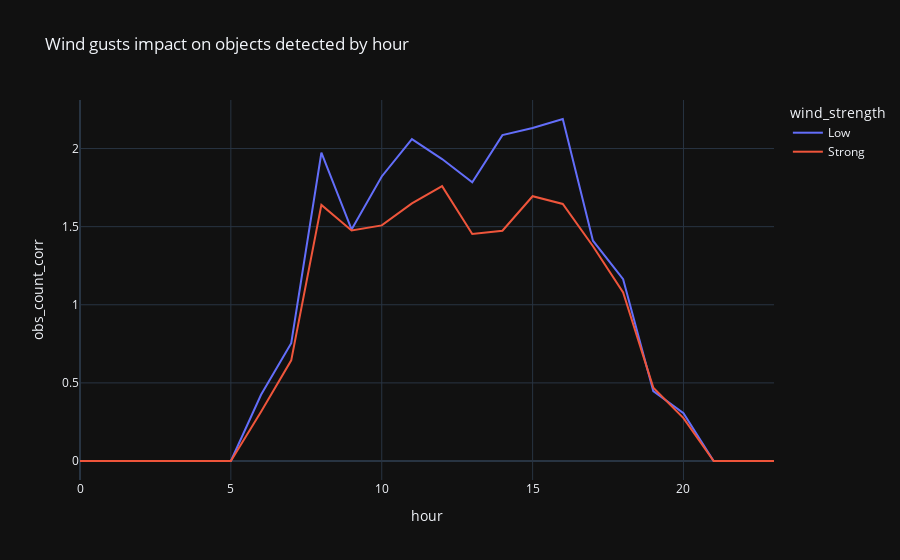

The code cell stored with this chart in its notebook:
### Code cell
grouped = merged.groupby(['hour', 'wind_strength'])['obs_count_corr'].mean().reset_index()
px.line(grouped, y="obs_count_corr", x='hour', color="wind_strength", height=300,
        title='Wind gusts impact on objects detected by hour')

### Figure 1 — Plotly figure (JSON) as saved in the notebook; plotly's stock layout.template omitted (floating-point values rounded to 4 significant figures)
{"data": [{"hovertemplate": "wind_strength=Low<br>hour=%{x}<br>obs_count_corr=%{y}<extra></extra>", "legendgroup": "Low", "line": {"color": "#636efa", "dash": "solid"}, "mode": "lines", "name": "Low", "showlegend": true, "type": "scatter", "x": [0, 1, 2, 3, 4, 5, 6, 7, 8, 9, 10, 11, 12, 13, 14, 15, 16, 17, 18, 19, 20, 21, 22, 23], "xaxis": "x", "y": [0, 0, 0, 0, 0, 0, 0.4237, 0.7544, 1.973, 1.482, 1.821, 2.06, 1.933, 1.783, 2.086, 2.132, 2.189, 1.41, 1.164, 0.4472, 0.3058, 0, 0, 0], "yaxis": "y"}, {"hovertemplate": "wind_strength=Strong<br>hour=%{x}<br>obs_count_corr=%{y}<extra></extra>", "legendgroup": "Strong", "line": {"color": "#EF553B", "dash": "solid"}, "mode": "lines", "name": "Strong", "showlegend": true, "type": "scatter", "x": [0, 1, 2, 3, 4, 5, 6, 7, 8, 9, 10, 11, 12, 13, 14, 15, 16, 17, 18, 19, 20, 21, 22, 23], "xaxis": "x", "y": [0, 0, 0, 0, 0, 0, 0.3148, 0.6441, 1.639, 1.475, 1.508, 1.649, 1.759, 1.453, 1.474, 1.695, 1.645, 1.375, 1.078, 0.4694, 0.2745, 0, 0, 0], "yaxis": "y"}], "layout": {"autosize": true, "legend": {"title": {"text": "wind_strength"}, "tracegroupgap": 0}, "title": {"text": "Wind gusts impact on objects detected by hour"}, "xaxis": {"anchor": "y", "autorange": true, "domain": [0, 1], "range": [0, 23], "title": {"text": "hour"}, "type": "linear"}, "yaxis": {"anchor": "x", "autorange": true, "domain": [0, 1], "range": [-0.1216, 2.311], "title": {"text": "obs_count_corr"}, "type": "linear"}}}
